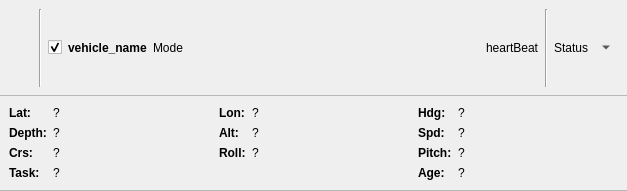
<?xml version="1.0" encoding="UTF-8"?>
<ui version="4.0">
 <class>VehicleLiveViewWidget</class>
 <widget class="QWidget" name="VehicleLiveViewWidget">
  <property name="geometry">
   <rect>
    <x>0</x>
    <y>0</y>
    <width>627</width>
    <height>191</height>
   </rect>
  </property>
  <property name="sizePolicy">
   <sizepolicy hsizetype="Preferred" vsizetype="Fixed">
    <horstretch>0</horstretch>
    <verstretch>0</verstretch>
   </sizepolicy>
  </property>
  <property name="windowTitle">
   <string>Form</string>
  </property>
  <property name="styleSheet">
   <string notr="true">#VehicleLiveViewWidget #header {
    background: palette(window);
    border-bottom: 1px solid palette(mid);
}

#VehicleLiveViewWidget[odd=&quot;true&quot;] #header {
    background: palette(alternate-base);
}

#VehicleLiveViewWidget #body {
    border-bottom: 1px solid palette(mid);
}
</string>
  </property>
  <layout class="QVBoxLayout" name="verticalLayout_2">
   <property name="spacing">
    <number>0</number>
   </property>
   <property name="leftMargin">
    <number>0</number>
   </property>
   <property name="topMargin">
    <number>0</number>
   </property>
   <property name="rightMargin">
    <number>0</number>
   </property>
   <property name="bottomMargin">
    <number>0</number>
   </property>
   <item>
    <widget class="QWidget" name="header" native="true">
     <property name="styleSheet">
      <string notr="true">#header {
    background: palette(window);
    border-bottom: 1px solid palette(mid);
}</string>
     </property>
     <layout class="QHBoxLayout" name="horizontalLayout_3">
      <item>
       <widget class="QgsColorButton" name="mapColorButton">
        <property name="minimumSize">
         <size>
          <width>24</width>
          <height>23</height>
         </size>
        </property>
        <property name="maximumSize">
         <size>
          <width>24</width>
          <height>23</height>
         </size>
        </property>
        <property name="toolTip">
         <string>&lt;b&gt;Change track color&lt;/b&gt;</string>
        </property>
        <property name="autoRaise">
         <bool>true</bool>
        </property>
        <property name="colorDialogTitle">
         <string>Select vehicle track color</string>
        </property>
        <property name="allowOpacity">
         <bool>false</bool>
        </property>
        <property name="showMenu">
         <bool>false</bool>
        </property>
        <property name="showNoColor">
         <bool>false</bool>
        </property>
       </widget>
      </item>
      <item>
       <widget class="Line" name="line">
        <property name="orientation">
         <enum>Qt::Vertical</enum>
        </property>
       </widget>
      </item>
      <item>
       <widget class="QCheckBox" name="showOnMapCheckBox">
        <property name="toolTip">
         <string>&lt;b&gt;Show on Map&lt;/b&gt;</string>
        </property>
        <property name="text">
         <string/>
        </property>
        <property name="checked">
         <bool>true</bool>
        </property>
       </widget>
      </item>
      <item>
       <widget class="QLabel" name="vehicleNameLabel">
        <property name="sizePolicy">
         <sizepolicy hsizetype="Preferred" vsizetype="Preferred">
          <horstretch>0</horstretch>
          <verstretch>0</verstretch>
         </sizepolicy>
        </property>
        <property name="font">
         <font>
          <weight>75</weight>
          <bold>true</bold>
         </font>
        </property>
        <property name="text">
         <string>vehicle_name</string>
        </property>
       </widget>
      </item>
      <item>
       <widget class="QLabel" name="modeLabel">
        <property name="text">
         <string>Mode</string>
        </property>
       </widget>
      </item>
      <item>
       <spacer name="horizontalSpacer_2">
        <property name="orientation">
         <enum>Qt::Horizontal</enum>
        </property>
        <property name="sizeHint" stdset="0">
         <size>
          <width>40</width>
          <height>20</height>
         </size>
        </property>
       </spacer>
      </item>
      <item>
       <widget class="QToolButton" name="lookAtButton">
        <property name="toolTip">
         <string>&lt;b&gt;Focus vehicle&lt;/b&gt;</string>
        </property>
        <property name="text">
         <string/>
        </property>
        <property name="autoRaise">
         <bool>true</bool>
        </property>
       </widget>
      </item>
      <item>
       <widget class="QLabel" name="gifLabel">
        <property name="text">
         <string>heartBeat</string>
        </property>
       </widget>
      </item>
      <item>
       <widget class="Line" name="line_2">
        <property name="orientation">
         <enum>Qt::Vertical</enum>
        </property>
       </widget>
      </item>
      <item>
       <widget class="QLabel" name="statusLabel">
        <property name="text">
         <string>Status</string>
        </property>
       </widget>
      </item>
      <item>
       <widget class="QToolButton" name="collapseExpandButton">
        <property name="text">
         <string/>
        </property>
        <property name="iconSize">
         <size>
          <width>16</width>
          <height>16</height>
         </size>
        </property>
        <property name="toolButtonStyle">
         <enum>Qt::ToolButtonIconOnly</enum>
        </property>
        <property name="autoRaise">
         <bool>true</bool>
        </property>
        <property name="arrowType">
         <enum>Qt::DownArrow</enum>
        </property>
       </widget>
      </item>
     </layout>
    </widget>
   </item>
   <item>
    <widget class="QWidget" name="body" native="true">
     <layout class="QVBoxLayout" name="verticalLayout">
      <item>
       <layout class="QGridLayout" name="gridLayout">
        <item row="2" column="2">
         <widget class="QLabel" name="rollLabel">
          <property name="sizePolicy">
           <sizepolicy hsizetype="Maximum" vsizetype="Fixed">
            <horstretch>0</horstretch>
            <verstretch>0</verstretch>
           </sizepolicy>
          </property>
          <property name="font">
           <font>
            <weight>75</weight>
            <bold>true</bold>
           </font>
          </property>
          <property name="text">
           <string>Roll:</string>
          </property>
         </widget>
        </item>
        <item row="2" column="0">
         <widget class="QLabel" name="courseLabel">
          <property name="sizePolicy">
           <sizepolicy hsizetype="Maximum" vsizetype="Fixed">
            <horstretch>0</horstretch>
            <verstretch>0</verstretch>
           </sizepolicy>
          </property>
          <property name="font">
           <font>
            <weight>75</weight>
            <bold>true</bold>
           </font>
          </property>
          <property name="text">
           <string>Crs:</string>
          </property>
         </widget>
        </item>
        <item row="2" column="3">
         <widget class="QLabel" name="rollValueLabel">
          <property name="text">
           <string>?</string>
          </property>
         </widget>
        </item>
        <item row="1" column="0">
         <widget class="QLabel" name="depthLabel">
          <property name="sizePolicy">
           <sizepolicy hsizetype="Maximum" vsizetype="Fixed">
            <horstretch>0</horstretch>
            <verstretch>0</verstretch>
           </sizepolicy>
          </property>
          <property name="font">
           <font>
            <weight>75</weight>
            <bold>true</bold>
           </font>
          </property>
          <property name="text">
           <string>Depth:</string>
          </property>
         </widget>
        </item>
        <item row="0" column="1">
         <widget class="QLabel" name="latValueLabel">
          <property name="text">
           <string>?</string>
          </property>
         </widget>
        </item>
        <item row="3" column="5">
         <widget class="QLabel" name="ageValueLabel">
          <property name="text">
           <string>?</string>
          </property>
         </widget>
        </item>
        <item row="1" column="5">
         <widget class="QLabel" name="speedValueLabel">
          <property name="text">
           <string>?</string>
          </property>
         </widget>
        </item>
        <item row="1" column="2">
         <widget class="QLabel" name="altitudeLabel">
          <property name="sizePolicy">
           <sizepolicy hsizetype="Maximum" vsizetype="Fixed">
            <horstretch>0</horstretch>
            <verstretch>0</verstretch>
           </sizepolicy>
          </property>
          <property name="font">
           <font>
            <weight>75</weight>
            <bold>true</bold>
           </font>
          </property>
          <property name="text">
           <string>Alt:</string>
          </property>
         </widget>
        </item>
        <item row="3" column="1" colspan="3">
         <widget class="QLabel" name="taskValueLabel">
          <property name="text">
           <string>?</string>
          </property>
         </widget>
        </item>
        <item row="1" column="1">
         <widget class="QLabel" name="depthValueLabel">
          <property name="text">
           <string>?</string>
          </property>
         </widget>
        </item>
        <item row="0" column="3">
         <widget class="QLabel" name="lonValueLabel">
          <property name="text">
           <string>?</string>
          </property>
         </widget>
        </item>
        <item row="2" column="5">
         <widget class="QLabel" name="pitchValueLabel">
          <property name="text">
           <string>?</string>
          </property>
         </widget>
        </item>
        <item row="2" column="1">
         <widget class="QLabel" name="courseValueLabel">
          <property name="text">
           <string>?</string>
          </property>
         </widget>
        </item>
        <item row="3" column="0">
         <widget class="QLabel" name="taskLabel">
          <property name="sizePolicy">
           <sizepolicy hsizetype="Maximum" vsizetype="Fixed">
            <horstretch>0</horstretch>
            <verstretch>0</verstretch>
           </sizepolicy>
          </property>
          <property name="font">
           <font>
            <weight>75</weight>
            <bold>true</bold>
           </font>
          </property>
          <property name="text">
           <string>Task:</string>
          </property>
         </widget>
        </item>
        <item row="0" column="4">
         <widget class="QLabel" name="headingLabel">
          <property name="sizePolicy">
           <sizepolicy hsizetype="Maximum" vsizetype="Fixed">
            <horstretch>0</horstretch>
            <verstretch>0</verstretch>
           </sizepolicy>
          </property>
          <property name="font">
           <font>
            <weight>75</weight>
            <bold>true</bold>
           </font>
          </property>
          <property name="text">
           <string>Hdg:</string>
          </property>
         </widget>
        </item>
        <item row="2" column="4">
         <widget class="QLabel" name="pitchLabel">
          <property name="sizePolicy">
           <sizepolicy hsizetype="Maximum" vsizetype="Fixed">
            <horstretch>0</horstretch>
            <verstretch>0</verstretch>
           </sizepolicy>
          </property>
          <property name="font">
           <font>
            <weight>75</weight>
            <bold>true</bold>
           </font>
          </property>
          <property name="text">
           <string>Pitch:</string>
          </property>
         </widget>
        </item>
        <item row="3" column="4">
         <widget class="QLabel" name="ageLabel">
          <property name="sizePolicy">
           <sizepolicy hsizetype="Maximum" vsizetype="Fixed">
            <horstretch>0</horstretch>
            <verstretch>0</verstretch>
           </sizepolicy>
          </property>
          <property name="font">
           <font>
            <weight>75</weight>
            <bold>true</bold>
           </font>
          </property>
          <property name="text">
           <string>Age:</string>
          </property>
         </widget>
        </item>
        <item row="0" column="5">
         <widget class="QLabel" name="headingValueLabel">
          <property name="text">
           <string>?</string>
          </property>
         </widget>
        </item>
        <item row="1" column="4">
         <widget class="QLabel" name="speedLabel">
          <property name="sizePolicy">
           <sizepolicy hsizetype="Maximum" vsizetype="Preferred">
            <horstretch>0</horstretch>
            <verstretch>0</verstretch>
           </sizepolicy>
          </property>
          <property name="font">
           <font>
            <weight>75</weight>
            <bold>true</bold>
           </font>
          </property>
          <property name="text">
           <string>Spd:</string>
          </property>
         </widget>
        </item>
        <item row="1" column="3">
         <widget class="QLabel" name="altitudeValueLabel">
          <property name="text">
           <string>?</string>
          </property>
         </widget>
        </item>
        <item row="0" column="2">
         <widget class="QLabel" name="lonLabel">
          <property name="sizePolicy">
           <sizepolicy hsizetype="Maximum" vsizetype="Fixed">
            <horstretch>0</horstretch>
            <verstretch>0</verstretch>
           </sizepolicy>
          </property>
          <property name="font">
           <font>
            <weight>75</weight>
            <bold>true</bold>
           </font>
          </property>
          <property name="text">
           <string>Lon:</string>
          </property>
         </widget>
        </item>
        <item row="0" column="0">
         <widget class="QLabel" name="latLabel">
          <property name="sizePolicy">
           <sizepolicy hsizetype="Maximum" vsizetype="Fixed">
            <horstretch>0</horstretch>
            <verstretch>0</verstretch>
           </sizepolicy>
          </property>
          <property name="font">
           <font>
            <weight>75</weight>
            <bold>true</bold>
           </font>
          </property>
          <property name="text">
           <string>Lat:</string>
          </property>
         </widget>
        </item>
       </layout>
      </item>
     </layout>
    </widget>
   </item>
  </layout>
 </widget>
 <customwidgets>
  <customwidget>
   <class>QgsColorButton</class>
   <extends>QToolButton</extends>
   <header>qgscolorbutton.h</header>
  </customwidget>
 </customwidgets>
 <resources/>
 <connections/>
</ui>
